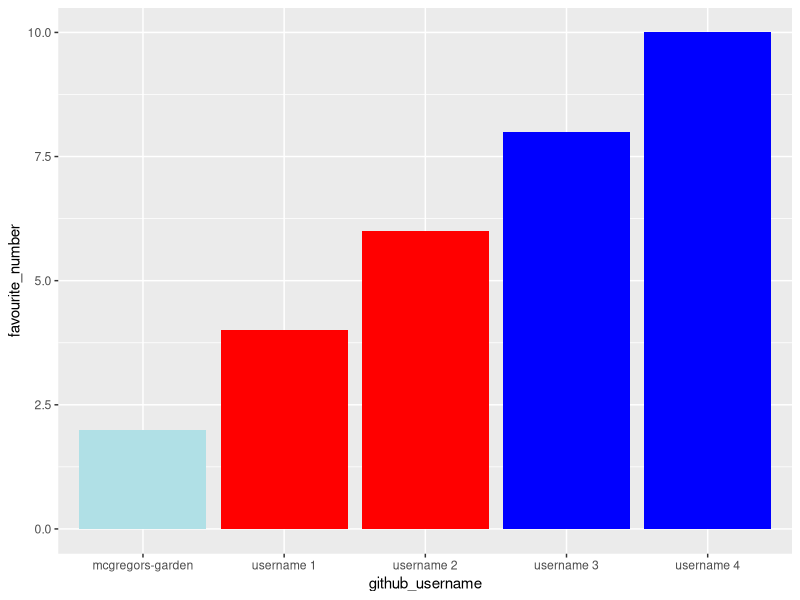

This chart was generated by the following R code:
## ---- chunk 1
library(tidyverse) 
## ---- chunk 2
team_data <- tibble(
  name = c("Peter Rabbit", "member 1", "member 2", 
           "member 3", "member 4"),
  github_username = c("mcgregors-garden", "username 1", "username 2", 
                      "username 3", "username 4"), 
  colour = c("powderblue", "red", "red", 
             "blue", "blue"),
  hobby = c("Hopping", "hobby 1", "hobby 2", 
            "hobby 3", "hobby 4"),
  favourite_number = c(2, 4, 6, 8, 10)
  )

team_data
## ---- chunk 3
p1 <- ggplot(data = team_data, 
             mapping = aes(x = github_username, 
                           y = favourite_number,
                           fill = colour), 
             ) +
   geom_col() +
   scale_fill_identity()
p1
